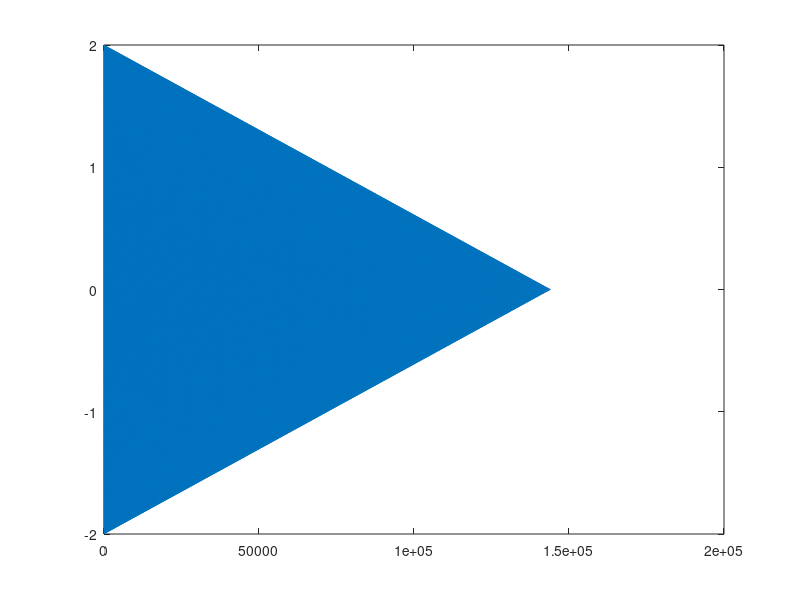

MATLAB code for this plot:
%% Make 4 octave Mi

% Sampling Frequency
Fs = 48000;

Fo = 329.6276;
L = 1:1:(3*Fs);
A = 2;

Mi = A * cos(2 * pi * Fo / Fs * L);
% sound(Mi, Fs)
% plot(Mi)

%% Fade Off with linspace

Mi_lin = Mi .* linspace(1, 0, length(Mi));

sound(Mi_lin, Fs);
plot(Mi_lin)